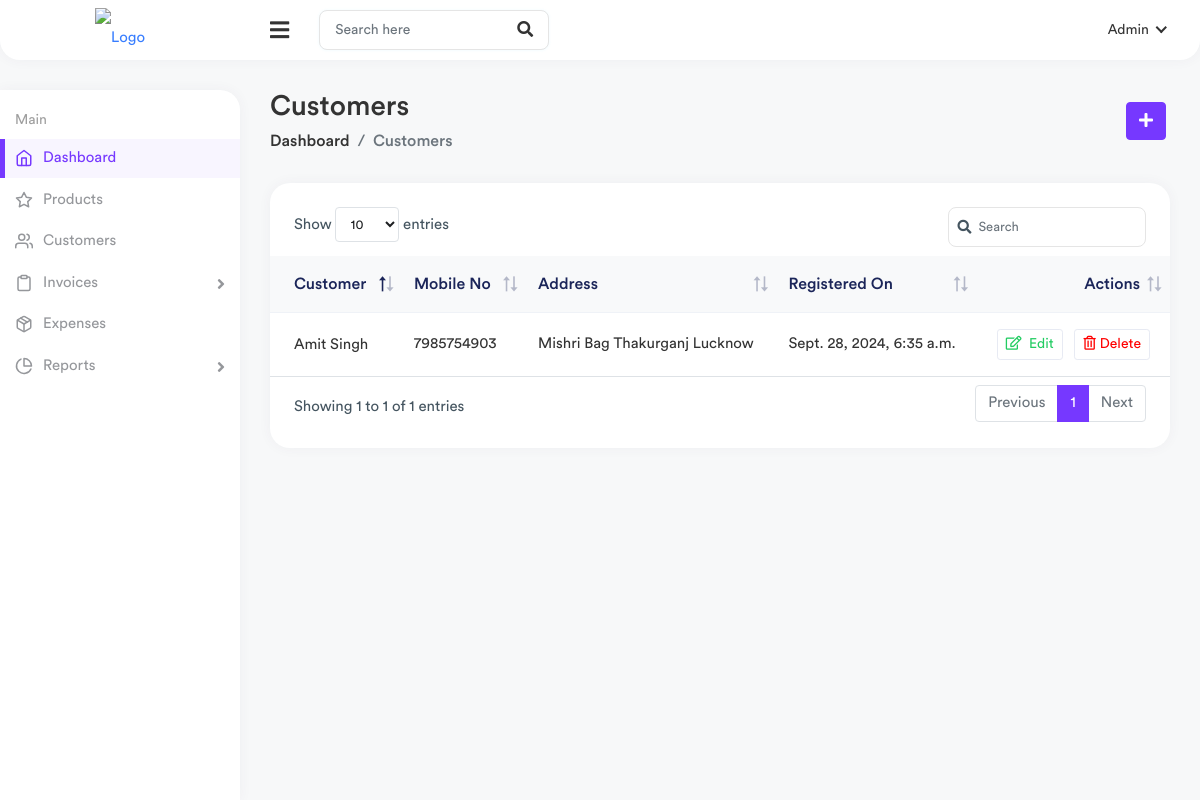
Page /billing/customer_list/ (signed in) on the committed database.
### billing/models.py (models this page shows, shortened)
class Customer(models.Model):
    customer_name=models.CharField(max_length=255)
    mobile_number=models.CharField(max_length=50)
    gst_no = models.CharField(max_length=250, blank=True)
    address = models.CharField(max_length=250, blank=True)
    created_date = models.DateTimeField(default=timezone.now)  # Use default
    modified_date = models.DateTimeField(auto_now=True)

### billing/views.py (the view)
# urls.py: path('customer_list/', views.customer_list ,name='customer_list'),
@login_required(login_url="login")
def customer_list(request):
    customers = Customer.objects.all()
    return render(request, 'billing/customer_list.html', {'customers': customers})

### templates/billing/customer_list.html (shortened to what this page needs)
{% extends 'base.html' %} {% block content %}
<div class="page-wrapper">
  <div class="content container-fluid">
    <div class="page-header">
      <div class="row align-items-center">
        <div class="col">
          <h3 class="page-title">Customers</h3>
          <ul class="breadcrumb">
            <li class="breadcrumb-item"><a href="{% url 'home' %}">Dashboard</a></li>
            <li class="breadcrumb-item active">Customers</li>
          </ul>
        </div>
        <div class="col-auto">
          <a href="{% url 'customer_create' %}" class="btn btn-primary me-1">
            <i class="fas fa-plus"></i>
          </a>
        </div>
      </div>
    </div>
    <div class="row">
      <div class="col-sm-12">
        <div class="card card-table">
          <div class="card-body">
            <div class="table-responsive">
              <table class="table table-center table-hover datatable">
                <thead class="thead-light">
                  <tr>
                    <th>Customer</th>
                    <th>Mobile No</th>
                    <th>Address</th>
                    <th>Registered On</th>
                    <th class="text-end">Actions</th>
                  </tr>
                </thead>
                <tbody>
                  {% for customer  in customers  %}
                  <tr>
                    <td>
                      <h2 class="table-avatar">
                        <a href="#"
                          >{{customer.customer_name}} </a
                        >
                      </h2>
                    </td>
                    <td>{{customer.mobile_number}}</td>
                    <td>{{customer.address}}</td>
                    <td>{{customer.created_date}}</td>
                    <td class="text-end">
                      <a
                        href="{% url 'update_customer' customer.id %}"
                        class="btn btn-sm btn-white text-success me-2"
                        ><i class="far fa-edit me-1"></i> Edit</a
                      >
                      <a
                        href="javascript:void(0);"
                        class="btn btn-sm btn-white text-danger me-2"
                        ><i class="far fa-trash-alt me-1"></i>Delete</a
                      >
                    </td>
                  </tr>
                  {% endfor %}
                </tbody>
              </table>
            </div>
          </div>
        </div>
      </div>
    </div>
  </div>
</div>
{% endblock content %}

### rows in the picture
Customer: customer_name "Amit Singh", mobile_number "7985754903", address "Mishri Bag Thakurganj Lucknow", created_date "Sept. 28, 2024, 6:35 a.m."
